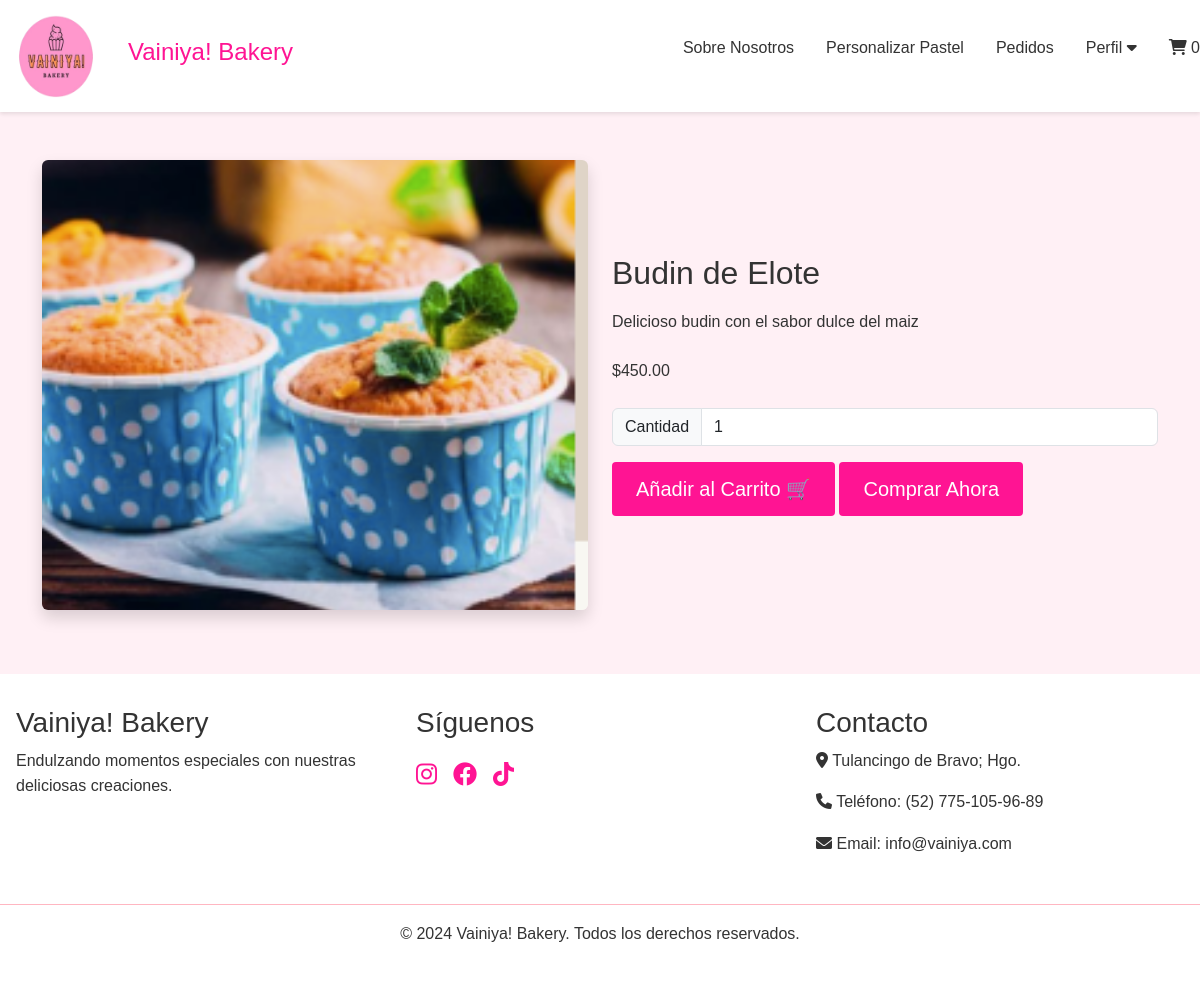
Screenshot of /app/cliente/detalle_producto.php?id=1 with the database file from the repository.
### tables this page shows
CREATE TABLE productos (
    id INT AUTO_INCREMENT PRIMARY KEY,
    nombre VARCHAR(255) NOT NULL,
    descripcion TEXT NOT NULL,
    precio DECIMAL(10, 2) NOT NULL,
    imagen VARCHAR(255),
    categoria VARCHAR(100),
    fecha_creacion TIMESTAMP DEFAULT CURRENT_TIMESTAMP
);

### app/cliente/carrito_cont.php (called while the page is built, shortened)
<?php
if (isset($_SESSION['id_usuario'])) {
    $id_usuario = $_SESSION['id_usuario'];
    $sql = "SELECT SUM(cantidad) AS total_productos FROM carrito WHERE id_usuario = ?";
    $stmt = $conn->prepare($sql);
    $stmt->bind_param("i", $id_usuario);
    $stmt->execute();
    $result = $stmt->get_result();
    $row = $result->fetch_assoc();
    $carrito_items = $row['total_productos'] ?? 0;
} else {
    $carrito_items = 0;
}
?>

### app/cliente/detalle_producto.php (the view, shortened to what this page needs)
<?php
require "../config.php";
if (isset($_GET['id'])) {
    $id_producto = intval($_GET['id']);
    $sql = "SELECT id, nombre, descripcion, precio, imagen FROM productos WHERE id = ?";
    $stmt = $conn->prepare($sql);
    $stmt->bind_param("i", $id_producto);
    $stmt->execute();
    $result = $stmt->get_result();
    if ($result->num_rows > 0) {
        $producto = $result->fetch_assoc();
    } else {
        echo "Producto no encontrado.";
        exit();
    }
} else {
    echo "ID de producto no proporcionado.";
    exit();
}
require "carrito_cont.php";
?>
<!DOCTYPE html>
<html lang="es">
<head>
    <link href="https://cdn.jsdelivr.net/npm/bootstrap@5.3.2/dist/css/bootstrap.min.css" rel="stylesheet">
    <link rel="stylesheet" href="https://cdnjs.cloudflare.com/ajax/libs/font-awesome/6.0.0/css/all.min.css">
    <link rel="stylesheet" href="/css/style.css">
</head>
<body>
<header>
<nav class="navbar">
    <div class="logo">
            <img class="logo_img" src="/img/logo.png" alt="Vainiya! Bakery">
            <a href="inicio.php" style="text-decoration: none; color: inherit;">
            <h1>Vainiya! Bakery</h1>
        </a>
    </div>
    <ul id="nav-menu">
        <li><a href="sobre-nosotros.php" class="nav-link">Sobre Nosotros</a></li>
        <li><a href="disenar_pastel.php" class="nav-link btn-requiere-sesion">Personalizar Pastel</a></li>
        <li class="logged-in"><a href="#pedidos" class="nav-link">Pedidos</a></li>
        <li class="dropdown logged-in">
            <a class="nav-link">Perfil <i class="fas fa-caret-down"></i></a>
        </li>
        <li>
            <a href="carrito.php" class="nav-link">
                <i class="fas fa-shopping-cart"></i>
                <?php echo $carrito_items; ?>
            </a>
        </li>
    </ul>
</nav>
</header>
    <main class="container my-5">
        <div class="row g-4">
            <div class="col-md-6">
                <img src="<?php echo $producto['imagen']; ?>" alt="<?php echo $producto['nombre']; ?>" class="img-fluid rounded shadow producto-imagen-grande">
            </div>
            <div class="col-md-6 d-flex flex-column justify-content-center">
                <h2 class="product-title mb-3"><?php echo $producto['nombre']; ?></h2>
                <p class="product-description mb-4"><?php echo $producto['descripcion']; ?></p>
                <div class="price-section mb-4">
                    <span class="current-price">$<?php echo number_format($producto['precio'], 2); ?></span>
                </div>
                <div class="d-grid gap-2">
                    <form method="post" action="procesar_accion.php">
                        <div class="input-group mb-3">
                            <label class="input-group-text" for="cantidad">Cantidad</label>
                            <input type="number" class="form-control" id="cantidad" name="cantidad" value="1" min="1" required>
                        </div>
                        <button type="submit" name="accion" value="carrito" class="btn btn-primary btn-lg">Añadir al Carrito 🛒</button>
                        <button type="submit" name="accion" value="comprar_ahora" class="btn btn-primary btn-lg">Comprar Ahora</button>
                    </form>
                </div>
            </div>
        </div>
    </main>
    <footer>
    <div class="footer-content">
        <div class="footer-section">
            <h3>Vainiya! Bakery</h3>
            <p>Endulzando momentos especiales con nuestras deliciosas creaciones.</p>
        </div>
        <div class="footer-section">
            <h3>Síguenos</h3>
            <div class="social-links">
                <a href="https://www.instagram.com/vainiyabakery/profilecard/?igsh=MW1keWZwcHM2dTlodw%3D%3D"><i class="fab fa-instagram"></i></a>
                <a href="#"><i class="fab fa-facebook"></i></a>
                <a href="https://www.tiktok.com/@vainiyabakery?_t=8k4gBw9kKnt&_r=1"><i class="fab fa-tiktok"></i></a>
            </div>
        </div>
        <div class="footer-section">
            <h3>Contacto</h3>
            <p><i class="fas fa-map-marker-alt"></i> Tulancingo de Bravo; Hgo.</p>
            <p><i class="fas fa-phone"></i> Teléfono: (52) 775-105-96-89</p>
            <p><i class="fas fa-envelope"></i> Email: info@vainiya.com</p>
        </div>
    </div>
    <div class="footer-bottom">
        <p>&copy; 2024 Vainiya! Bakery. Todos los derechos reservados.</p>
    </div>
</footer>
</body>
</html>

### app/css/style.css (style rules this page uses)
:root { --primary-color: #FF1493; --secondary-color: #FFB6C1; --background-color: #FFF0F5; --text-color: #333; --white: #FFFFFF; }
* { margin: 0; padding: 0; box-sizing: border-box; }
body { font-family: Arial, sans-serif; background-color: var(--background-color); color: var(--text-color); line-height: 1.6; }
header { background-color: var(--white); box-shadow: 0 2px 4px rgba(0,0,0,0.1); }
nav { max-width: 1200px; margin: 0 auto; padding: 1rem; display: flex; justify-content: space-between; align-items: center; }
.logo { display: flex; align-items: center; gap: 1rem; }
.logo h1 { color: var(--primary-color); font-size: 1.5rem; }
nav ul { display: flex; gap: 2rem; list-style: none; }
nav a { color: var(--text-color); text-decoration: none; font-weight: 500; }
.btn-primary { background-color: var(--primary-color); color: var(--white); padding: 0.75rem 1.5rem; border: none; border-radius: 4px; cursor: pointer; font-weight: 500; }
footer { background-color: var(--white); padding: 2rem 0; margin-top: 4rem; }
.footer-content { max-width: 1200px; margin: 0 auto; padding: 0 1rem; display: grid; grid-template-columns: repeat(auto-fit, minmax(250px, 1fr)); gap: 2rem; }
.social-links { display: flex; gap: 1rem; margin-top: 1rem; }
.social-links a { color: var(--primary-color); font-size: 1.5rem; }
.footer-bottom { text-align: center; margin-top: 2rem; padding-top: 1rem; border-top: 1px solid var(--secondary-color); }
.logo_img { width: 7rem; height: 6rem; margin: 0 auto; }
.nav-link { cursor: pointer; }
a { text-decoration: none; }

### app/cliente/detalle_producto.php (style rules this page uses)
.producto-imagen-grande { width: 100%; height: auto; max-height: 450px; object-fit: cover; }
.dropdown { position: relative; }

### rows the page displays
productos: imagen (picture), nombre "Budin de Elote", descripcion "Delicioso budin con el sabor dulce del maiz", precio "450.00"

### other values shown
$carrito_items "0"
